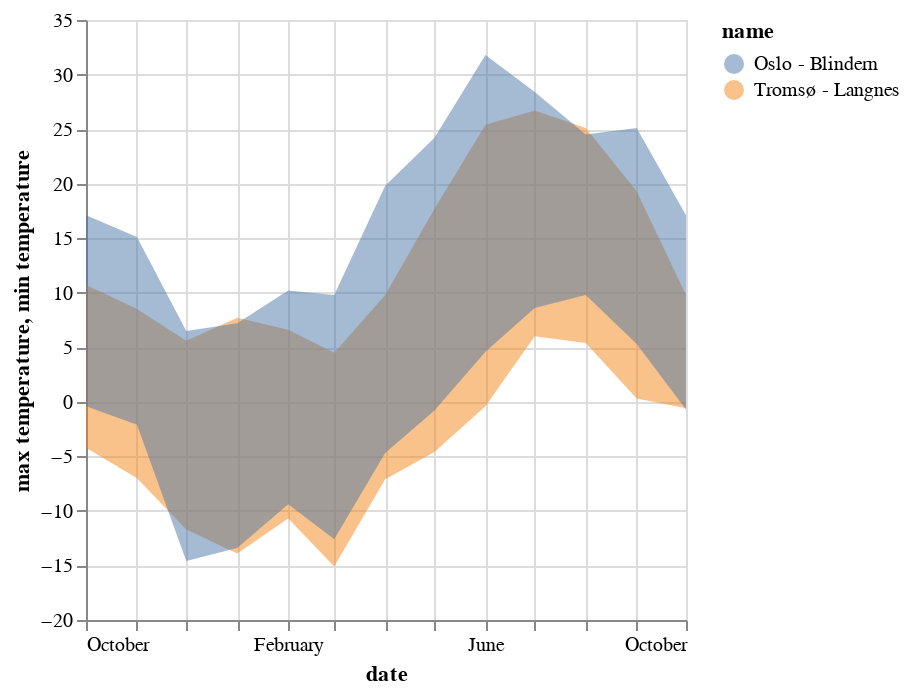

Here is the notebook cell this chart was saved with:
### Code cell
alt.Chart(data).mark_area(opacity=0.5).encode(
    x="date",
    y="max temperature",
    y2="min temperature",
    color="name",
)

### Figure 1 — Vega-Lite specification as saved in the notebook (floating-point values rounded to 4 significant figures)
{"config": {"view": {"continuousWidth": 300, "continuousHeight": 300}}, "data": {"name": "data-70355064500425ffef713a710c36d088"}, "mark": {"type": "area", "opacity": 0.5}, "encoding": {"color": {"field": "name", "type": "nominal"}, "x": {"field": "date", "type": "temporal"}, "y": {"field": "max temperature", "type": "quantitative"}, "y2": {"field": "min temperature"}}, "$schema": "https://vega.github.io/schema/vega-lite/v5.15.1.json", "datasets": {"data-70355064500425ffef713a710c36d088": [{"name": "Tromsø - Langnes", "station": "SN90490", "date": "2022-10-01T00:00:00", "max temperature": 10.7, "precipitation": 187.0, "min temperature": -4.2}, {"name": "Tromsø - Langnes", "station": "SN90490", "date": "2022-11-01T00:00:00", "max temperature": 8.5, "precipitation": 41.5, "min temperature": -7.0}, {"name": "Tromsø - Langnes", "station": "SN90490", "date": "2022-12-01T00:00:00", "max temperature": 5.6, "precipitation": 88.8, "min temperature": -11.7}, {"name": "Tromsø - Langnes", "station": "SN90490", "date": "2023-01-01T00:00:00", "max temperature": 7.7, "precipitation": 111.4, "min temperature": -13.9}, {"name": "Tromsø - Langnes", "station": "SN90490", "date": "2023-02-01T00:00:00", "max temperature": 6.6, "precipitation": 171.3, "min temperature": -10.7}, {"name": "Tromsø - Langnes", "station": "SN90490", "date": "2023-03-01T00:00:00", "max temperature": 4.5, "precipitation": 157.0, "min temperature": -15.1}, {"name": "Tromsø - Langnes", "station": "SN90490", "date": "2023-04-01T00:00:00", "max temperature": 9.8, "precipitation": 85.0, "min temperature": -7.1}, {"name": "Tromsø - Langnes", "station": "SN90490", "date": "2023-05-01T00:00:00", "max temperature": 17.7, "precipitation": 101.2, "min temperature": -4.6}, {"name": "Tromsø - Langnes", "station": "SN90490", "date": "2023-06-01T00:00:00", "max temperature": 25.4, "precipitation": 43.4, "min temperature": -0.4}, {"name": "Tromsø - Langnes", "station": "SN90490", "date": "2023-07-01T00:00:00", "max temperature": 26.7, "precipitation": 14.0, "min temperature": 6.0}, {"name": "Tromsø - Langnes", "station": "SN90490", "date": "2023-08-01T00:00:00", "max temperature": 25.1, "precipitation": 43.4, "min temperature": 5.4}, {"name": "Tromsø - Langnes", "station": "SN90490", "date": "2023-09-01T00:00:00", "max temperature": 19.3, "precipitation": 163.7, "min temperature": 0.3}, {"name": "Tromsø - Langnes", "station": "SN90490", "date": "2023-10-01T00:00:00", "max temperature": 9.8, "precipitation": 64.8, "min temperature": -0.6}, {"name": "Oslo - Blindern", "station": "SN18700", "date": "2022-10-01T00:00:00", "max temperature": 17.1, "precipitation": 82.9, "min temperature": -0.4}, {"name": "Oslo - Blindern", "station": "SN18700", "date": "2022-11-01T00:00:00", "max temperature": 15.1, "precipitation": 83.4, "min temperature": -2.1}, {"name": "Oslo - Blindern", "station": "SN18700", "date": "2022-12-01T00:00:00", "max temperature": 6.5, "precipitation": 85.5, "min temperature": -14.6}, {"name": "Oslo - Blindern", "station": "SN18700", "date": "2023-01-01T00:00:00", "max temperature": 7.2, "precipitation": 100.5, "min temperature": -13.4}, {"name": "Oslo - Blindern", "station": "SN18700", "date": "2023-02-01T00:00:00", "max temperature": 10.2, "precipitation": 46.0, "min temperature": -9.4}, {"name": "Oslo - Blindern", "station": "SN18700", "date": "2023-03-01T00:00:00", "max temperature": 9.8, "precipitation": 72.6, "min temperature": -12.6}, {"name": "Oslo - Blindern", "station": "SN18700", "date": "2023-04-01T00:00:00", "max temperature": 19.8, "precipitation": 99.7, "min temperature": -4.7}, {"name": "Oslo - Blindern", "station": "SN18700", "date": "2023-05-01T00:00:00", "max temperature": 24.2, "precipitation": 17.0, "min temperature": -0.8}, {"name": "Oslo - Blindern", "station": "SN18700", "date": "2023-06-01T00:00:00", "max temperature": 31.8, "precipitation": 39.9, "min temperature": 4.6}, {"name": "Oslo - Blindern", "station": "SN18700", "date": "2023-07-01T00:00:00", "max temperature": 28.4, "precipitation": 146.9, "min temperature": 8.6}, {"name": "Oslo - Blindern", "station": "SN18700", "date": "2023-08-01T00:00:00", "max temperature": 24.5, "precipitation": 259.8, "min temperature": 9.8}, {"name": "Oslo - Blindern", "station": "SN18700", "date": "2023-09-01T00:00:00", "max temperature": 25.1, "precipitation": 105.8, "min temperature": 5.3}, {"name": "Oslo - Blindern", "station": "SN18700", "date": "2023-10-01T00:00:00", "max temperature": 17.1, "precipitation": 7.3, "min temperature": -0.7}]}}
